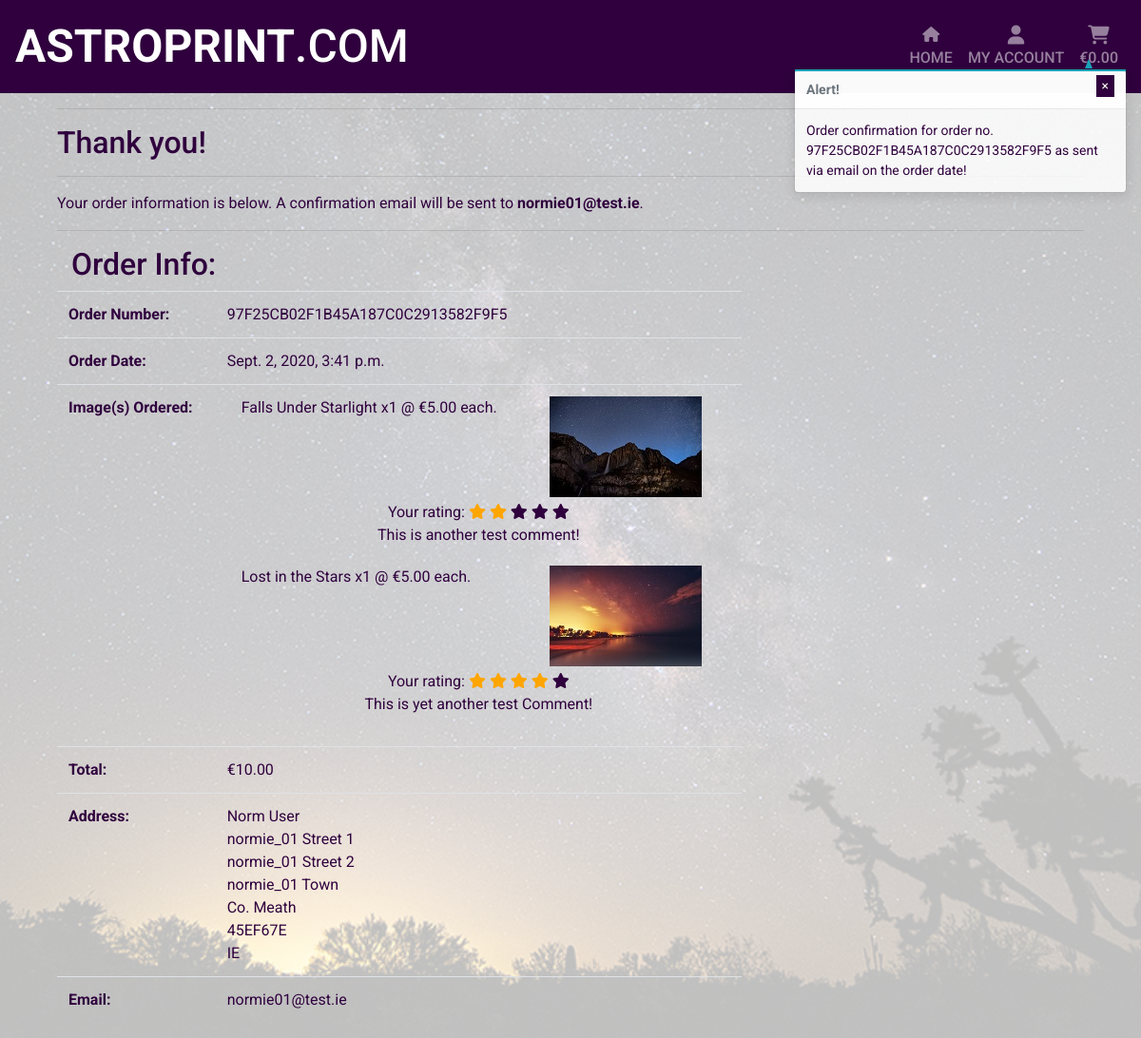
Page /profile/order_history/97F25CB02F1B45A187C0C2913582F9F5 on the committed database.
### checkout/models.py (models this page shows, shortened)
class Order(models.Model):
    order_number = models.CharField(max_length=32, null=False, blank=False)
    user_profile = models.ForeignKey(
        UserProfile, on_delete=models.SET_NULL, null=True, blank=True,
        related_name='orders')
    full_name = models.CharField(max_length=50, null=False, blank=False)
    email = models.CharField(max_length=254, null=False, blank=False)
    phone_no = models.CharField(max_length=20, null=False, blank=False)
    street1 = models.CharField(max_length=100, null=False, blank=False)
    street2 = models.CharField(max_length=100, null=True, blank=True)
    town_city = models.CharField(max_length=30, null=False, blank=False)
    county = models.CharField(max_length=30, null=True, blank=True)
    post_code = models.CharField(max_length=8, null=True, blank=True)
    country = CountryField(blank_label='Country', null=False, blank=False)
    date = models.DateTimeField(auto_now_add=True)
    order_total = models.DecimalField(
        max_digits=10, decimal_places=2, null=False, default=0)
    total = models.DecimalField(
        max_digits=10, decimal_places=2, null=False, default=0)
    original_bag = models.TextField(
        null=False, blank=False, default='')
    stripe_pid = models.CharField(
        max_length=254, null=False, blank=False, default='')

class OrderItem(models.Model):
    order = models.ForeignKey(
        Order, null=False, blank=False, on_delete=models.CASCADE,
        related_name='orderitems')
    image = models.ForeignKey(
        Image, null=False, blank=False, on_delete=models.CASCADE)
    quantity = models.IntegerField(null=False, blank=False, default=0)
    orderitem_total = models.DecimalField(
        max_digits=6, decimal_places=2, null=False, blank=False,
        editable=False)
    rating = models.IntegerField(default=0)
    comment = models.TextField(
        null=True, blank=True, max_length=256)
    feedback = models.BooleanField(default=False)

### images/models.py (models this page shows, shortened)
class Image(models.Model):
    prev_img = models.ImageField(verbose_name='', upload_to='user_images/')
    tmnl_img = models.ImageField(verbose_name='', upload_to='user_images/')
    img_title = models.CharField(max_length=75, null=False, blank=False)
    img_taken = models.DateField(null=True, blank=True)
    base_price = models.DecimalField(max_digits=6, decimal_places=2)
    user_id = models.ForeignKey(User, to_field='id', on_delete=models.CASCADE)
    img_status = models.BooleanField(default=False)
    vol_sold = models.IntegerField(default=0)
    img_rating = models.IntegerField(null=False, blank=False, default=0)
    img_data_id = models.ForeignKey(
        'Image_Data', to_field='id', on_delete=models.SET_NULL,
        null=True, blank=True
    )
    date_added = models.DateTimeField(auto_now_add=True)
    last_updated = models.DateTimeField(auto_now=True)

### user_profile/views.py (the view)
def order_history(request, order_number):
    order = get_object_or_404(Order, order_number=order_number)
    messages.info(request, (f'Order confirmation for order no. {order_number} \
        as sent via email on the order date!'))
    template = 'checkout/checkout_success.html'
    context = {
        'order': order,
        'from_profile': True,
    }
    return render(request, template, context)

### shopping_bag/contexts.py (called while the page is built, shortened)
def bag_contents(request):
    bag_images = []
    total = 0
    prod_count = 0
    bag = request.session.get('bag', {})
    context = {
        'bag_images': bag_images,
        'total': total,
        'prod_count': prod_count,
    }
    return context

### checkout/templates/checkout/checkout_success.html (shortened to what this page needs)
{% extends "base.html" %}
{% load static %}
{% block extra_css %}
    <link rel="stylesheet" href="{% static 'checkout/css/checkout.css' %}">
{% endblock %}
{% block content %}
    <div class="overlay"></div>
    <div class="container">
        <div class="row">
            <div class="col-12">
                <hr>
                <h2>Thank you!</h2>
                <hr>
                <p>
                    Your order information is below. A confirmation
                    email will be sent to <strong>{{ order.email }}</strong>.
                </p>
                <hr>
            </div>
        </div>
        <div class="row">
            <div class="col-12">
                <div>
                    <div class="row">
                        <div class="col">
                            <h2>Order Info:</h2>
                        </div>
                    </div>
                    <div class="row">
                        <div class="col-12 col-md-8 px-0">
                            <table class="table table-text desktop">
                                <tr>
                                    <th>Order Number:</th>
                                    <td class="text-left">{{ order.order_number }}</td>
                                </tr>
                                <tr>
                                    <th>Order Date:</th>
                                    <td class="text-left">{{ order.date }}</td>
                                </tr>
                                <tr>
                                    <th>Image(s) Ordered:</th>
                                    <td>
                                        {% for i in order.orderitems.all %}
                                            <div class="row mb-1">
                                                <div class="col-12 col-md-7 text-left">
                                                    {{ i.image.img_title }} x{{ i.quantity }} @ €{{ i.image.base_price }} each.
                                                </div>
                                                <div class="col-12 col-md-5 text-center desktop">
                                                    <img src="{{ i.image.tmnl_img.url }}" alt="{{ i.image.img_title }}">
                                                </div>
                                            </div>
                                            <div class="row mb-1 desktop">
                                                <div class="col text-center">
                                                    {% if i.feedback == False %}
                                                        <a href="{% url 'leave_rating' order.order_number i.image_id %}" class="btn btn-site">
                                                            <span class="icon">
                                                                <i class="far fa-comments" aria-hidden="true"></i>
                                                            </span>
                                                            <span>Rate & Leave a Comment</span>
                                                        </a>
                                                    {% else %}
                                                        <div class="row">
                                                            <div class="col">
                                                                <div class="star text-center">
                                                                    <span>Your rating: </span>
                                                                    {% if i.rating == 5 %}
                                                                        <span class="fa fa-star star-1 checked"></span>
                                                                        <span class="fa fa-star star-2 checked"></span>
                                                                        <span class="fa fa-star star-3 checked"></span>
                                                                        <span class="fa fa-star star-4 checked"></span>
                                                                        <span class="fa fa-star star-5 checked"></span>
                                                                    {% elif i.rating == 4 %}
                                                                        <span class="fa fa-star star-1 checked"></span>
                                                                        <span class="fa fa-star star-2 checked"></span>
                                                                        <span class="fa fa-star star-3 checked"></span>
                                                                        <span class="fa fa-star star-4 checked"></span>
                                                                        <span class="fa fa-star star-5"></span>
                                                                    {% elif i.rating == 3 %}
                                                                        <span class="fa fa-star star-1 checked"></span>
                                                                        <span class="fa fa-star star-2 checked"></span>
                                                                        <span class="fa fa-star star-3 checked"></span>
                                                                        <span class="fa fa-star star-4"></span>
                                                                        <span class="fa fa-star star-5"></span>
                                                                    {% elif i.rating == 2 %}
                                                                        <span class="fa fa-star star-1 checked"></span>
                                                                        <span class="fa fa-star star-2 checked"></span>
                                                                        <span class="fa fa-star star-3"></span>
                                                                        <span class="fa fa-star star-4"></span>
                                                                        <span class="fa fa-star star-5"></span>
                                                                    {% elif i.rating == 1 %}
                                                                        <span class="fa fa-star star-1 checked"></span>
                                                                        <span class="fa fa-star star-2"></span>
                                                                        <span class="fa fa-star star-3"></span>
                                                                        <span class="fa fa-star star-4"></span>
                                                                        <span class="fa fa-star star-5"></span>
                                                                    {% endif %}
                                                                </div>
                                                            </div>
                                                        </div>
                                                        <div class="row">
                                                            <div class="col">
                                                                <p>{{ i.comment }}</p>
                                                            </div>
                                                        </div>
                                                    {% endif %}
                                                </div>
                                            </div>
                                        {% endfor %}
                                    </td>
                                </tr>
                                <tr>
                                    <th>Total:</th>
                                    <td class="text-left">€{{ order.order_total }}</td>
                                </tr>
                                <tr>
                                    <th>Address:</th>
                                    <td class="text-left">
                                        {{ order.full_name }}<br/>
                                        {{ order.street1 }}<br/>
                                        {% if order.street2 %}
                                            {{ order.street2 }}<br/>
                                        {% endif %}
                                        {{ order.town_city }}<br/>
                                        {{ order.county }}<br/>
                                        {{ order.post_code }}<br/>
                                        {{ order.country }}<br/>
                                    </td>
                                </tr>
                                <tr>
                                    <th>Email:</th>
                                    <td class="text-left">{{ order.email }}</td>
                                </tr>
                            </table>
                        </div>
                    </div>
                </div>
            </div>
        </div>
    </div>
{% endblock %}

### static/css/base.css (style rules this page uses)
body { background: url('/media/Test1.jpg') no-repeat center center fixed; background-size: cover; color: #2f003d; font-family: "Roboto", sans-serif; height: calc(100vh - 82px); }
html { height: 100%; width: 100%; }
.checked { color: gold; }
.overlay { height: 100%; width: 100%; top: 0; left: 0; position: fixed; background: rgba(255, 255, 255, .75); z-index: -8888; }
.row { margin: 0; }
.table-text { color: #2f003d; }

### checkout/static/checkout/css/checkout.css (style rules this page uses)
.checked { color: orange; }

### rows in the picture
Order: email "normie01@test.ie", order_number "97F25CB02F1B45A187C0C2913582F9F5", date "Sept. 2, 2020, 3:41 p.m.", order_total "10.00", full_name "Norm User", street1 "normie_01 Street 1", street2 "normie_01 Street 2", town_city "normie_01 Town", county "Co. Meath", post_code "45EF67E", country "IE"
OrderItem: image.img_title "Falls Under Starlight", quantity "1", image.base_price "5.00", image.tmnl_img (picture), rating 2 (drawn), comment "This is another test comment!"
OrderItem: image.img_title "Lost in the Stars", quantity "1", image.base_price "5.00", image.tmnl_img (picture), rating 4 (drawn), comment "This is yet another test Comment!"

### other values in the picture
{{ message }} "Order confirmation for order no. 97F25CB02F1B45A187C0C2913582F9F5 as sent via email on the order date!"
